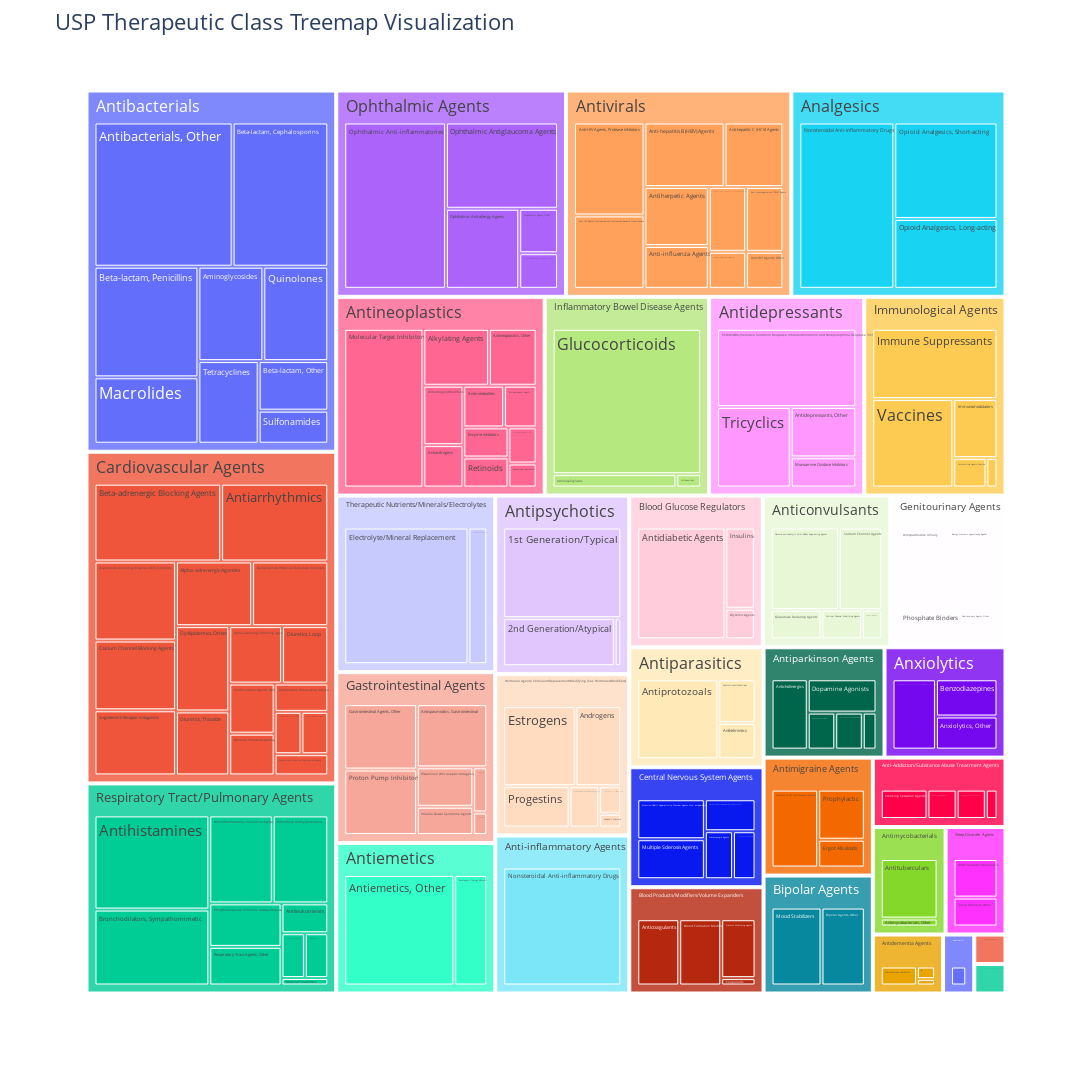

Here is the notebook cell this chart was saved with:
### Code cell
# Define figure as a plotly express treemap.
# Path defines the path from the Root to the Leaves of the Tree
# Counts automatically size up the leaves of the tree.
# Width/Height reshapes the visualization to a user-defined pixel-size.
fig = px.treemap(df,
                 path=['usp_category', 'usp_class'],
                 width=1920,
                 height=1080
                 )



#Adds title to the Treemap
fig.update_layout(title_text="USP Therapeutic Class Treemap Visualization", font_size=16)



#Saves the Treemap as an HTML file.
plotly.offline.plot(fig, filename='Graphics/Class_Level_Treemap.html')

#Shows the Treemap on output
fig.show()

### Figure 1 — Plotly figure (JSON) as saved in the notebook; plotly's stock layout.template omitted (floating-point values rounded to 4 significant figures; data arrays with more than 128 entries replaced by an {"elided": "..."} marker saying what was removed)
{"data": [{"branchvalues": "total", "domain": {"x": [0.0, 1.0], "y": [0.0, 1.0]}, "hovertemplate": "labels=%{label}<br>count=%{value}<br>parent=%{parent}<br>id=%{id}<extra></extra>", "ids": {"elided": "182 str values"}, "labels": {"elided": "182 str values"}, "name": "", "parents": {"elided": "182 str values"}, "values": {"elided": "182 int values"}, "type": "treemap"}], "layout": {"legend": {"tracegroupgap": 0}, "margin": {"t": 60}, "height": 1080, "width": 1920, "title": {"text": "USP Therapeutic Class Treemap Visualization"}, "font": {"size": 16}}}
